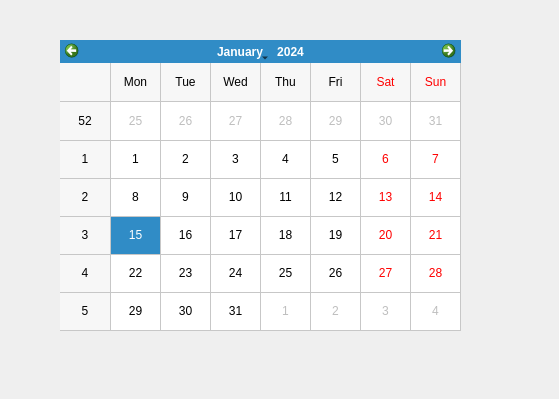
<?xml version="1.0" encoding="UTF-8"?>
<ui version="4.0">
 <class>Form</class>
 <widget class="QWidget" name="Form">
  <property name="geometry">
   <rect>
    <x>0</x>
    <y>0</y>
    <width>559</width>
    <height>399</height>
   </rect>
  </property>
  <property name="windowTitle">
   <string>Form</string>
  </property>
  <widget class="QCalendarWidget" name="calendarWidget">
   <property name="geometry">
    <rect>
     <x>60</x>
     <y>40</y>
     <width>401</width>
     <height>291</height>
    </rect>
   </property>
   <property name="gridVisible">
    <bool>true</bool>
   </property>
  </widget>
 </widget>
 <resources/>
 <connections/>
</ui>
